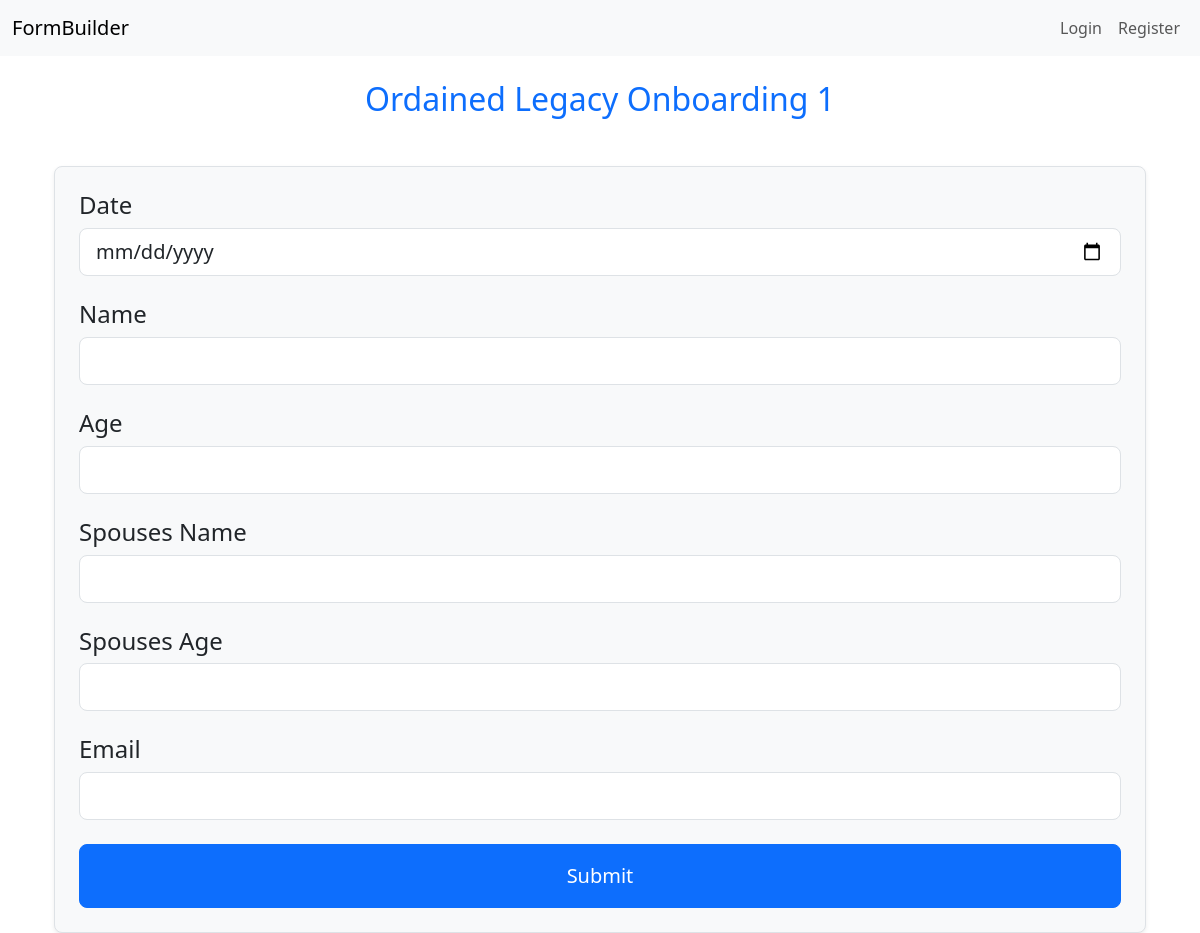
The page /app/form/2fff5f0cfed9f489/fill/ on the database as committed earlier.
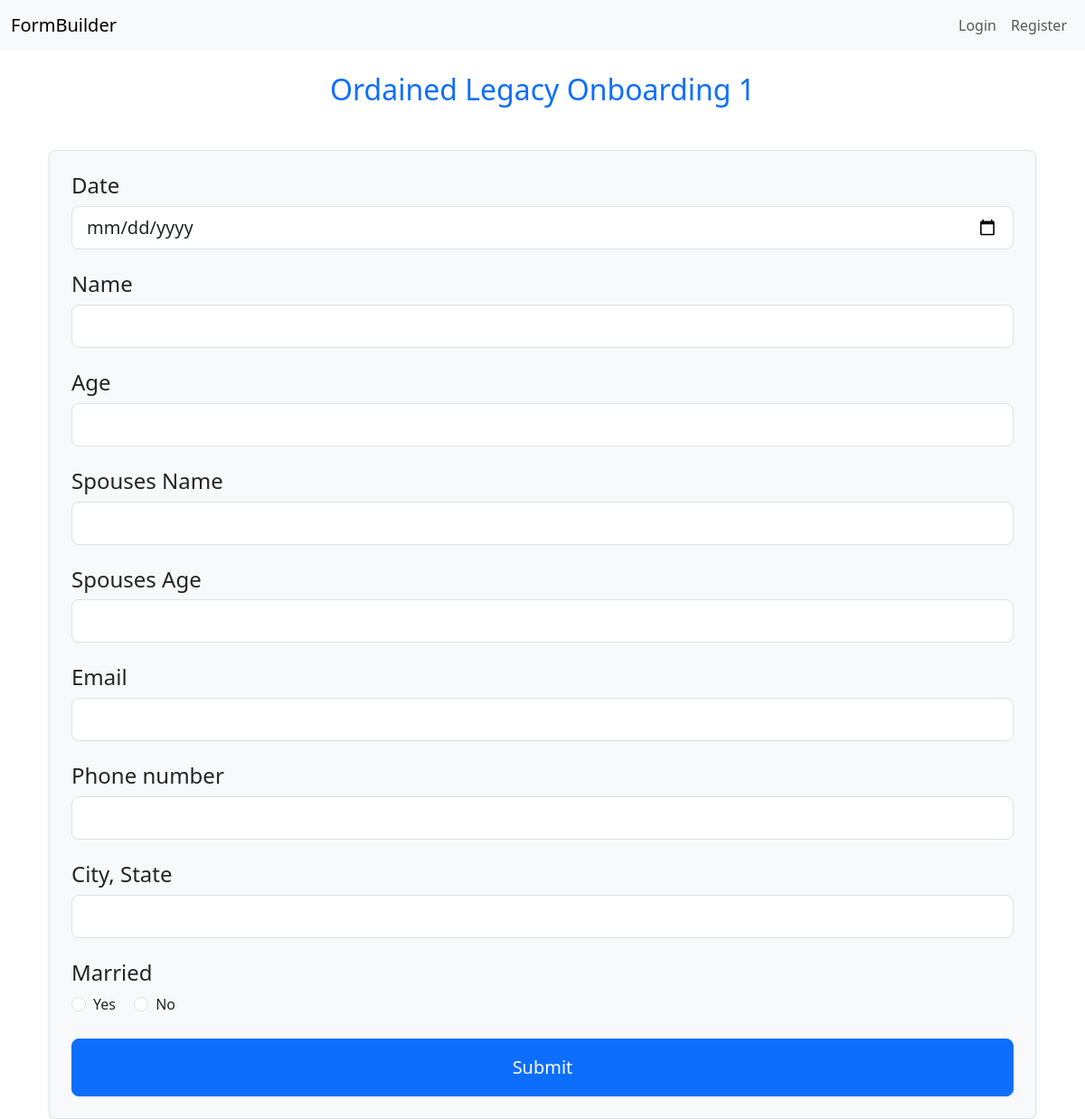
The same page on the database as committed later.
### builder/models.py (models this page shows, shortened)
class FormField(models.Model):
    form = models.ForeignKey(Form, on_delete=models.CASCADE, related_name="fields")
    label = models.CharField(max_length=255)
    description = models.TextField(blank=True, null=True)
    field_type = models.CharField(max_length=50, choices=FIELD_TYPES)
    required = models.BooleanField(default=True)

class FieldOption(models.Model):
    form_field = models.ForeignKey(FormField, on_delete=models.CASCADE, related_name="options")
    value = models.CharField(max_length=255)

### builder/views.py (the view)
# urls.py: path('form/<str:form_hash>/fill/', views.fill_form_view, name='fill_form'),
def fill_form_view(request, form_hash):
    form_instance = get_object_or_404(Form, form_hash=form_hash)
    if request.method == 'POST':
        submission_data = {}
        for field in form_instance.fields.all():
            submission_data[field.label] = request.POST.get(field.label)
        FormSubmission.objects.create(form=form_instance, submission_data=submission_data)
        return redirect('form_thank_you')
    return render(request, 'builder/fill_form.html', {'form': form_instance})

### builder/templates/builder/fill_form.html (shortened to what this page needs)
{% extends "base.html" %}
{% block content %}
<div class="container mt-4">
    <h2 class="text-center text-primary mb-4">{{ form.title }}</h2>
    <form method="POST" class="p-4 border rounded-3 shadow-sm bg-light">
        {% for field in form.fields.all %}
        <div class="mb-4">
            <h4 class="form-label text-dark mb-2">{{ field.label }}</h4>
            {% if field.field_type == "text" %}
            <input type="text" class="form-control form-control-lg" name="{{ field.label }}" {% if field.required %}required{% endif %}>
            {% elif field.field_type == "textarea" %}
            <textarea class="form-control form-control-lg" name="{{ field.label }}" rows="4" {% if field.required %}required{% endif %}></textarea>
            {% elif field.field_type == "radio" %}
            {% for option in field.options.all %}
            <div class="form-check form-check-inline">
                <input class="form-check-input" type="radio" name="{{ field.label }}" value="{{ option.value }}" {% if field.required %}required{% endif %}>
                <label class="form-check-label">{{ option.value }}</label>
            </div>
            {% endfor %}
            {% elif field.field_type == "date" %}
            <input type="date" class="form-control form-control-lg" name="{{ field.label }}" {% if field.required %}required{% endif %}>
            {% elif field.field_type == "email" %}
            <input type="email" class="form-control form-control-lg" name="{{ field.label }}" {% if field.required %}required{% endif %}>
            {% endif %}
        </div>
        {% endfor %}
        <button type="submit" class="btn btn-lg btn-primary w-100 py-3">Submit</button>
    </form>
</div>
{% endblock %}

Rows that differ between the two databases and show on the page:
added FormField: label "Phone number"
added FormField: label "City, State"
added FormField: label "Married"
added FieldOption: value "Yes"
added FieldOption: value "No"
